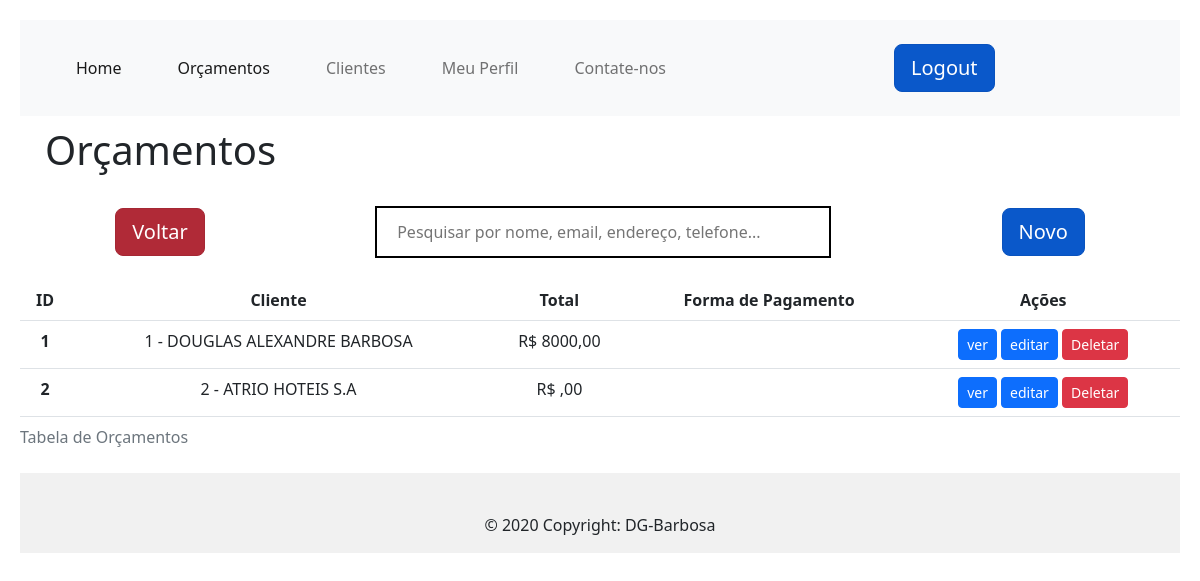
Page /orcamentos (signed in) on the committed database.
### app/models/tables.py (models this page shows, shortened)
class Orcaments(db.Model):
    _tablename__ = "orcaments"
    id = db.Column(db.Integer, primary_key=True)
    client = db.Column(db.String)
    pedido = db.Column(db.String)
    valor = db.Column(db.Integer)
    desconto = db.Column(db.Integer)
    forma_pagto = db.Column(db.String)
    valor_total = db.Column(db.Integer)

### app/controllers/default.py (the view)
@app.route("/orcamentos", methods=['GET'])
def orcamentos():
    orcaments = Orcaments.query.all()
    return render_template(
        "orcamentos.html",
        title="Orçamentos", orcaments=orcaments)

### app/controllers/default.py (called while the page is built)
@lm.user_loader
def load_user(id):
    return User.query.filter_by(id=id).first()

### app/models/tables.py (called while the page is built)
    @property
    def is_authenticated(self):
        return True

### app/templates/orcamentos.html (shortened to what this page needs)
{% extends "base.html" %}
{% block conteudo %}
<h1 style="margin-left: 15px;padding: 10px">Orçamentos</h1>
<div style="display: flex; justify-content:space-around; align-items:center; margin: 10px;">
  <div >
    <input type="reset" class="btn btn-danger btn-lg active" name="voltar" onclick="history.back()" value="Voltar">
  </div>
  <input type="text" id="myInput" style="
      background-image: url('https://img.icons8.com/search');
      background-position:right;
      background-repeat: no-repeat;
      background-size:5%;
      width: 40%; font-size: 16px;
      padding: 12px 20px 12px;
      border: 2px solid rgb(0, 0, 0);
      margin-bottom: 12px;
      margin-top: 12px;
      justify-content: center" onkeyup="myFunction()"
    placeholder="Pesquisar por nome, email, endereço, telefone...">
  <div>
    <a href="{{ url_for('folha_orcamentos') }}" class="btn btn-primary btn-lg active" role="button"
      aria-pressed="true">Novo</a>
  </div>
</div>
<div>
  <table class="table" id="myTable" style="text-align: center;">
    <caption>Tabela de Orçamentos</caption>
    <thead class="thead-dark">
      <tr>
        <th scope="col">ID</th>
        <th scope="col">Cliente</th>
        <th scope="col">Total</th>
        <th scope="col">Forma de Pagamento</th>
        <th scope="col">Ações</th>
      </tr>
    </thead>
    <tbody id="body" >
      <tr >
        {% for o in orcaments %}
        <th scope="row">{{ o.id }}</th>
        <td> {{o.client }}</td>
        <td>R$ {{ o.valor_total }},00</td>
        <td s>{{ o.forma_pagto }}</td>
        <td>
          <a href="/view_orcaments/{{ o.id }}">
            <input type="button" class="btn btn-primary btn-sm" value="ver">
          </a>
          <a href="/edit_orcament/{{ o.id }}">
            <input type="button" class="btn btn-primary btn-sm" value="editar">
          </a>
          <a href="/delet_orcaments/{{ o.id }}">
            <input type="button" class="btn btn-danger btn-sm"  value="Deletar" />
          </a>
        </td>
      </tr>
      {% endfor %}
    </tbody>
  </table>
</div>
{% endblock %}

### app/templates/base.html (shortened to what this page needs)
<!doctype html>
<html lang="pt-br">
<head>
  <link rel=stylesheet type=text/css href="{{ url_for('static', filename='css/style.css') }}">
  <link href="https://cdn.jsdelivr.net/npm/bootstrap@5.2.3/dist/css/bootstrap.min.css" rel="stylesheet"
>
</head>
<body>
  <nav class="navbar navbar-expand-lg bg-light">
    <div class="container-fluid">
      <div class="collapse navbar-collapse" id="navbarNav">
        <ul class="navbar-nav">
          <li class="nav-item">
            <a class="nav-link active" aria-current="page" href="/">Home</a>
          </li>
          <li class="nav-item">
            <a class="nav-link active" aria-current="page" href="/orcamentos">Orçamentos</a>
          </li>
          <li class="nav-item">
            <a class="nav-link" href="/clients">Clientes</a>
          </li>
          <li class="nav-item">
            <a class="nav-link" href="/edit_user">Meu Perfil</a>
          </li>
          <li class="nav-item">
            <a class="nav-link" href="/contato">Contate-nos</a>
          </li>
        </ul>
        <div class="login">
          {% if current_user.is_authenticated %}
          <a href="{{ url_for('logout') }}" class="btn btn-primary btn-lg active" role="button"
            aria-pressed="true">Logout</a>
          {% else %}
          <a href="{{ url_for('login') }}" class="btn btn-primary btn-lg active" role="button"
            aria-pressed="true">Login</a>
          <a href="{{ url_for('cadastro_user') }}" class="btn btn-secondary btn-lg active" role="button" aria-pressed="true">Inscrever-se</a>
          {% endif %}
        </div>
      </div>
    </div>
  </nav>
  {% if current_user.is_authenticated %}
  <div>
    {% block conteudo %}
    {% endblock %}
  </div>
  {% endif %}
  <footer class="text-center text-white" style="background-color: #f1f1f1;">
    <div class="container pt-4">
      <div class="text-center text-dark p-3">
        © 2020 Copyright: DG-Barbosa
      </div>
  </footer>
</body>
</html>

### app/static/css/style.css (style rules this page uses)
body { padding: 20px; background-color: black; }
.nav-item { padding: 20px; }
a:link { text-decoration: none; }
.login { margin-left: 200px; }
#myInput { background-image: url('/css/searchicon.png'); background-position: 10px 12px; background-repeat: no-repeat; width: 100%; font-size: 16px; padding: 12px 20px 12px 40px; border: 1px solid #ddd; margin-bottom: 12px; }

### rows in the picture
Orcaments: id "1", client "1 - DOUGLAS ALEXANDRE BARBOSA", valor_total "8000"
Orcaments: id "2", client "2 - ATRIO HOTEIS S.A"
